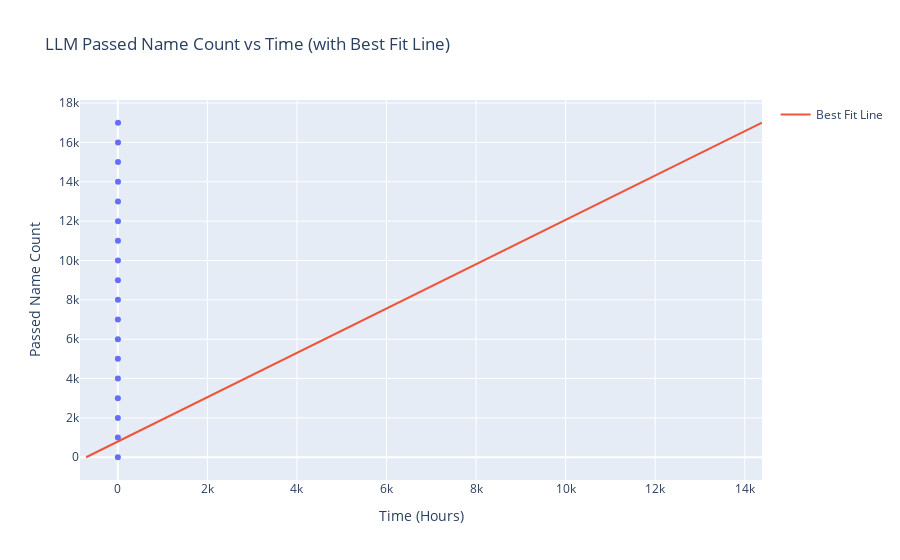

Source (notebook cell):
### Code cell
import pandas as pd
import plotly.express as px
from sklearn.linear_model import LinearRegression
import numpy as np

# Load and prepare data
llm_df = pd.read_csv('timeDataLLMEnhanced.csv')
llm_df = llm_df.drop_duplicates(subset='count', keep='first')
llm_df['time_hrs'] = llm_df['time'] / 3600

# Fit linear regression: time_hrs = f(count)
X = llm_df[['count']]
y = llm_df['time']
model = LinearRegression()
model.fit(X, y)

# Predict time for a given count
target_count = 17864
predicted_time_hrs = model.predict([[target_count]])[0]

# Add regression line to dataframe
llm_df['fitted_time'] = model.predict(X)

# Plot
fig = px.scatter(
    llm_df,
    x='time_hrs',
    y='count',
    title='LLM Passed Name Count vs Time (with Best Fit Line)',
    labels={'time_hrs': 'Time (Hours)', 'count': 'Passed Name Count'}
)

# Add best fit line
fig.add_scatter(
    x=llm_df['fitted_time'],
    y=llm_df['count'],
    mode='lines',
    name='Best Fit Line'
)

fig.show()

print(f"Estimated time for count = {target_count}: {predicted_time_hrs:.2f} hours")

### Figure 1 — Plotly figure (JSON) as saved in the notebook; plotly's stock layout.template omitted (floating-point values rounded to 4 significant figures)
{"data": [{"hovertemplate": "Time (Hours)=%{x}<br>Passed Name Count=%{y}<extra></extra>", "legendgroup": "", "marker": {"color": "#636efa", "symbol": "circle"}, "mode": "markers", "name": "", "orientation": "v", "showlegend": false, "type": "scatter", "x": [0.0, 0.1301, 0.3065, 0.5111, 0.7436, 0.9739, 1.226, 1.462, 1.702, 1.934, 2.204, 2.484, 2.763, 3.034, 3.28, 3.557, 3.809, 4.071], "xaxis": "x", "y": [0, 1000, 2000, 3000, 4000, 5000, 6000, 7000, 8000, 9000, 10000, 11000, 12000, 13000, 14000, 15000, 16000, 17000], "yaxis": "y"}, {"mode": "lines", "name": "Best Fit Line", "type": "scatter", "x": [-709.0, 178.9, 1067.0, 1955.0, 2843.0, 3730.0, 4618.0, 5506.0, 6394.0, 7282.0, 8170.0, 9058.0, 9946.0, 10830.0, 11720.0, 12610.0, 13500.0, 14390.0], "y": [0, 1000, 2000, 3000, 4000, 5000, 6000, 7000, 8000, 9000, 10000, 11000, 12000, 13000, 14000, 15000, 16000, 17000]}], "layout": {"legend": {"tracegroupgap": 0}, "title": {"text": "LLM Passed Name Count vs Time (with Best Fit Line)"}, "xaxis": {"anchor": "y", "domain": [0, 1], "title": {"text": "Time (Hours)"}}, "yaxis": {"anchor": "x", "domain": [0, 1], "title": {"text": "Passed Name Count"}}}}
